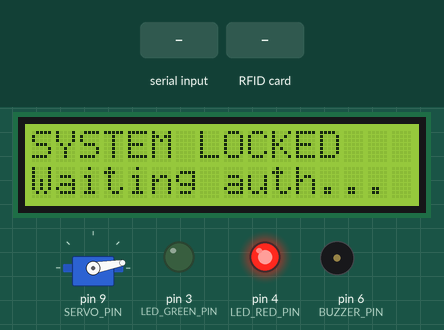
The sketch below on a simulated Arduino Uno, built with avr-gcc and run on an emulated ATmega328P. Parts: 16×2 character LCD, servo, output pins drawn as LEDs (lit = HIGH), buzzer (waves = sounding). Inputs (shaded band) come from the test bench. Pins used as bus, display or sensor lines are not drawn; what the sketch prints to the serial monitor is not drawn.

Above: at 2.6 s.
2.7 s: "RFID_DENY\n" received over Serial
At 2.85 s:
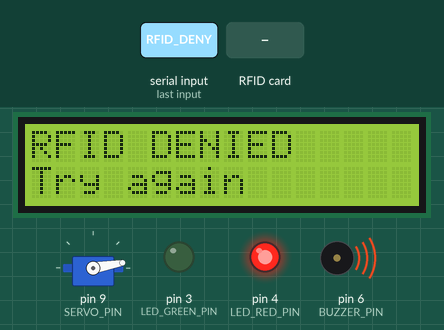
4.7 s: RFID card 5E 7A 19 C4 held to the reader
At 6.2 s:
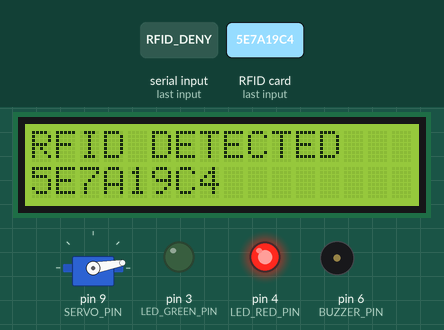
6.5 s: "RFID_OK\n" received over Serial
At 7.1 s:
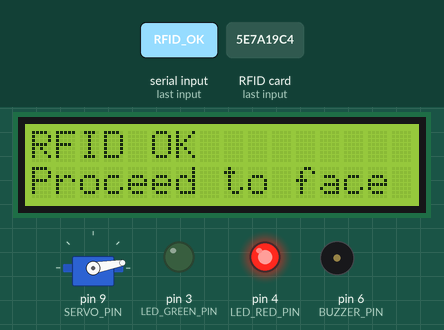
8.0 s: "FACE_ID_OK\n" received over Serial
At 9.2 s:
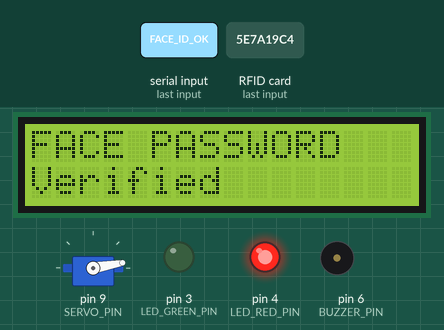
9.5 s: "FACE_OK\n" received over Serial
At 10.7 s:
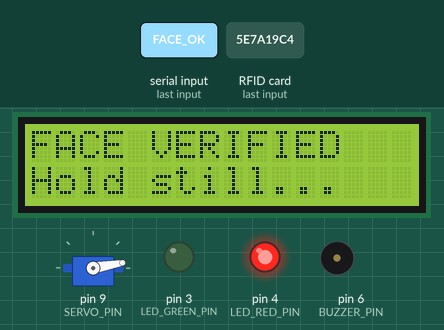
11.0 s: "COUNTDOWN:\n" received over Serial
At 11.4 s:
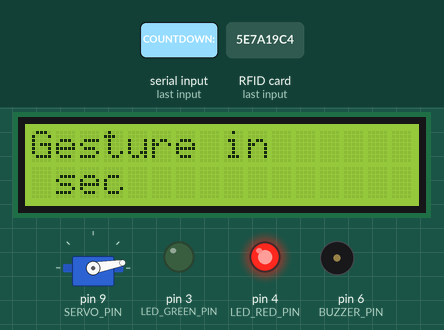
Timing chart, 0 to 13.5 s (numbered marks = the images above; inputs shaded):
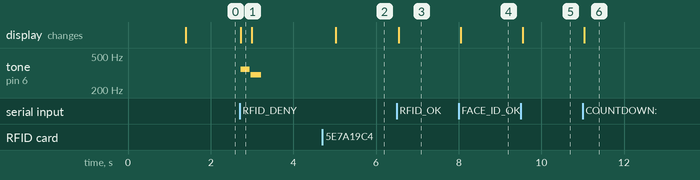

Measured:
- after the input at 2.7 s, tone on pin 6 (BUZZER_PIN): silent → 350 Hz at once, → silent 0.22 s later, → 300 Hz 0.02 s later, → silent 0.26 s later; the display: changes at once (image 1)
- after the input at 4.7 s, the display: changes after 0.32 s (image 2)
- after the input at 6.5 s, the display: changes after 0.05 s (image 3)
- after the input at 8.0 s, the display: changes at once (image 4)
- after the input at 9.5 s, the display: changes after 0.05 s (image 5)
- after the input at 11.0 s, the display: changes at once (image 6)

The sketch:

arduino.ino
```cpp
#include <Servo.h>
#include <Wire.h>
#include <LiquidCrystal_I2C.h>
#include <SPI.h>
#include <MFRC522.h>

// ------------------------
// Hardware Pin Mapping
// ------------------------
const int SERVO_PIN = 9;
const int BUZZER_PIN = 6;
const int LED_GREEN_PIN = 3;
const int LED_RED_PIN = 4;
const int RC522_SS_PIN = 10;
const int RC522_RST_PIN = 2;

// Servo angles for your latch geometry
const int LOCK_ANGLE = 10;
const int UNLOCK_ANGLE = 95;
// RFID setup
MFRC522 mfrc522(RC522_SS_PIN, RC522_RST_PIN);
unsigned long lastRfidCheck = 0;
unsigned long rfidCheckInterval = 500;  // Check every 500ms to avoid spam

// LCD setup (16x2 with I2C backpack at 0x27)
// If your LCD doesn't work, try 0x3F instead of 0x27
LiquidCrystal_I2C lcd(0x27, 16, 2);

Servo lockServo;

String lastGesture = "-";
bool rfidVerified = false;

void setStatusLeds(bool greenOn, bool redOn) {
  digitalWrite(LED_GREEN_PIN, greenOn ? HIGH : LOW);
  digitalWrite(LED_RED_PIN, redOn ? HIGH : LOW);
}

void showTwoLine(const String &line1, const String &line2) {
  lcd.clear();
  lcd.setCursor(0, 0);
  lcd.print(line1.substring(0, 16));  // Max 16 chars per line
  lcd.setCursor(0, 1);
  lcd.print(line2.substring(0, 16));
}

void shortBeep(int freq, int ms) {
  tone(BUZZER_PIN, freq, ms);
}

void accessGrantedPattern() {
  shortBeep(1800, 120);
  delay(140);
  shortBeep(2200, 120);
}

void denyPattern() {
  shortBeep(350, 220);
  delay(240);
  shortBeep(300, 260);
}

void setLockedUi() {
  lockServo.write(LOCK_ANGLE);
  setStatusLeds(false, true);
  showTwoLine("SYSTEM LOCKED", "Waiting auth...");
}

// Convert RFID UID bytes to hex string
String getUidString(MFRC522::Uid *uid) {
  String uidStr = "";
  for (byte i = 0; i < uid->size; i++) {
    if (uid->uidByte[i] < 0x10) {
      uidStr += "0";
    }
    uidStr += String(uid->uidByte[i], HEX);
  }
  uidStr.toUpperCase();
  return uidStr;
}

// Check for RFID card presence and validate
void checkRfid() {
  unsigned long now = millis();
  if (now - lastRfidCheck < rfidCheckInterval) {
    return;  // Skip if checking too frequently
  }
  lastRfidCheck = now;

  // Look for new cards
  if (!mfrc522.PICC_IsNewCardPresent()) {
    return;
  }

  // Select one of the cards
  if (!mfrc522.PICC_ReadCardSerial()) {
    return;
  }

  // Get UID and log it
  String cardUID = getUidString(&mfrc522.uid);
  // Report UID to host (Pi). Do not autonomously accept/deny or change LEDs/display.
  Serial.print("RFID_UID:");
  Serial.println(cardUID);
  showTwoLine("RFID DETECTED", cardUID);

  // Halt PICC and stop crypto — host (Pi) will decide next actions.
  mfrc522.PICC_HaltA();
  mfrc522.PCD_StopCrypto1();
}

void handleCommand(String cmd) {
  cmd.trim();
  if (cmd.length() == 0) {
    return;
  }

  // Send ACK immediately so Pi-side roundtrip reflects link latency,
  // not buzzer/servo/display action time.
  Serial.print("ACK:");
  Serial.println(cmd);

  if (cmd == "RFID_OK") {
    showTwoLine("RFID OK", "Proceed to face");
    setStatusLeds(false, true);
  } else if (cmd == "FACE_ID_OK") {
    showTwoLine("FACE PASSWORD", "Verified");
  } else if (cmd == "RFID_DENY") {
    showTwoLine("RFID DENIED", "Try again");
    denyPattern();
    setLockedUi();
  } else if (cmd == "FACE_OK") {
    showTwoLine("FACE VERIFIED", "Hold still...");
  } else if (cmd == "FACE_TIMEOUT") {
    showTwoLine("FACE TIMEOUT", "Restart flow");
    setLockedUi();
  } else if (cmd == "FACE_LOST") {
    showTwoLine("FACE LOST", "Restart flow");
    setLockedUi();
  } else if (cmd.startsWith("COUNTDOWN:")) {
    String value = cmd.substring(String("COUNTDOWN:").length());
    showTwoLine("Gesture in", value + " sec");
  } else if (cmd == "GESTURE_START") {
    lastGesture = "-";
    showTwoLine("Do Gesture Seq", "Fist->Peace->Open");
  } else if (cmd.startsWith("GESTURE_PATTERN:")) {
    String pattern = cmd.substring(String("GESTURE_PATTERN:").length());
    showTwoLine("Gesture Pattern", pattern.substring(0, min((int)pattern.length(), 16)));
  } else if (cmd.startsWith("GESTURE_OK:")) {
    lastGesture = cmd.substring(String("GESTURE_OK:").length());
    showTwoLine("Gesture OK", lastGesture);
    shortBeep(1200, 80);
  } else if (cmd == "GESTURE_SEQUENCE_OK") {
    showTwoLine("Gesture Passed", "Unlocking...");
  } else if (cmd.startsWith("GESTURE_FAIL:")) {
    String wrong = cmd.substring(String("GESTURE_FAIL:").length());
    showTwoLine("Gesture FAIL", wrong);
    denyPattern();
    setLockedUi();
  } else if (cmd == "GESTURE_TIMEOUT") {
    showTwoLine("Gesture Timeout", "Restart flow");
    setLockedUi();
  } else if (cmd == "UNLOCK") {
    lockServo.write(UNLOCK_ANGLE);
    setStatusLeds(true, false);
    showTwoLine("ACCESS GRANTED", "Door unlocked");
    accessGrantedPattern();
  } else if (cmd == "LOCK") {
    setLockedUi();
  } else {
    showTwoLine("Unknown cmd", cmd.substring(0, min((int)cmd.length(), 16)));
  }
}

void setup() {
  Serial.begin(115200);
  Serial.println("AIRPASS:BOOT");

  // Initialize SPI for RC522
  SPI.begin();
  mfrc522.PCD_Init(RC522_SS_PIN, RC522_RST_PIN);
  Serial.println("AIRPASS:RC522_INIT_DONE");

  // Initialize LCD
  lcd.init();
  lcd.backlight();

  pinMode(BUZZER_PIN, OUTPUT);
  pinMode(LED_GREEN_PIN, OUTPUT);
  pinMode(LED_RED_PIN, OUTPUT);

  lockServo.attach(SERVO_PIN);

  setLockedUi();
  showTwoLine("AirPass UNO", "Serial ready");
  delay(1200);
  setLockedUi();
  Serial.println("AIRPASS:READY");
}

void loop() {
  static unsigned long lastIdleUi = 0;

  // Check for RFID card
  checkRfid();

  if (millis() - lastIdleUi > 2000) {
    lastIdleUi = millis();
    Serial.println("AIRPASS:WAITING_RFID");
  }

  // Handle serial commands from Pi
  if (Serial.available() > 0) {
    String cmd = Serial.readStringUntil('\n');
    handleCommand(cmd);
  }
}
```
